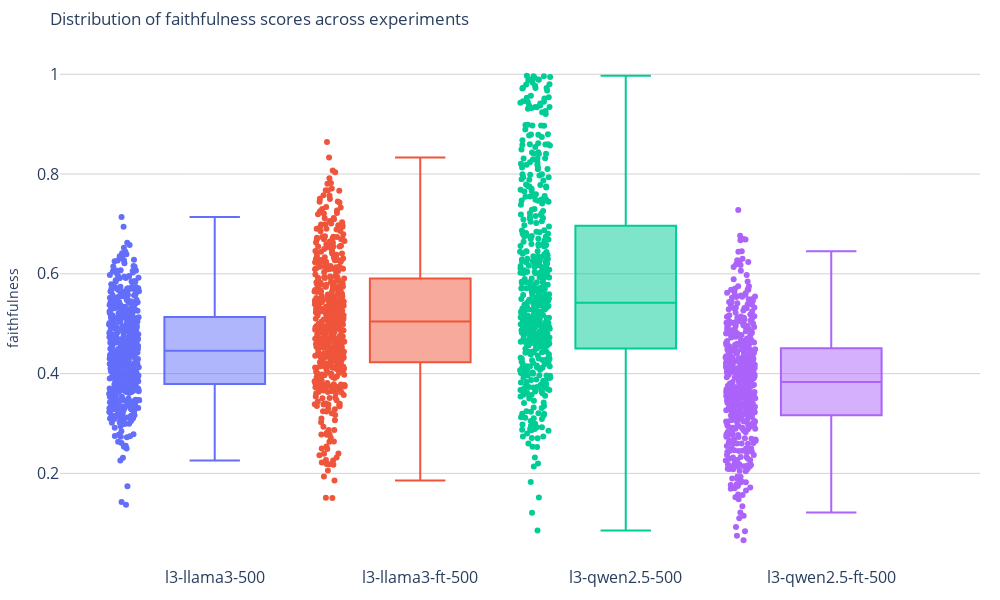

This figure's notebook cell:
### Code cell
plot_box_plots('faithfulness')

### Figure 1 — Plotly figure (JSON) as saved in the notebook; plotly's stock layout.template omitted (floating-point values rounded to 4 significant figures; data arrays with more than 128 entries replaced by an {"elided": "..."} marker saying what was removed)
{"data": [{"boxpoints": "all", "jitter": 0.3, "name": "l3-llama3-500", "pointpos": -1.8, "type": "box", "y": {"elided": "500 float values"}}, {"boxpoints": "all", "jitter": 0.3, "name": "l3-llama3-ft-500", "pointpos": -1.8, "type": "box", "y": {"elided": "500 float values"}}, {"boxpoints": "all", "jitter": 0.3, "name": "l3-qwen2.5-500", "pointpos": -1.8, "type": "box", "y": {"elided": "500 float values"}}, {"boxpoints": "all", "jitter": 0.3, "name": "l3-qwen2.5-ft-500", "pointpos": -1.8, "type": "box", "y": {"elided": "500 float values"}}], "layout": {"barmode": "group", "height": 600, "margin": {"b": 20, "l": 20, "r": 20, "t": 50}, "paper_bgcolor": "white", "plot_bgcolor": "white", "showlegend": false, "title": {"text": "Distribution of faithfulness scores across experiments"}, "width": 1000, "xaxis": {"anchor": "y", "domain": [0, 1], "showgrid": true, "tickfont": {"size": 16}}, "yaxis": {"anchor": "x", "domain": [0, 1], "gridcolor": "lightgray", "showgrid": true, "tickfont": {"size": 16}, "title": {"text": "faithfulness"}}}}
